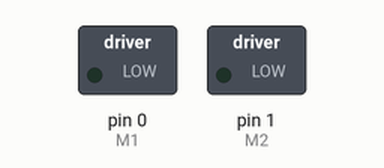
Simulated run of this sketch. Board: Arduino Uno, built with avr-gcc and run on an emulated ATmega328P. Parts: switched loads named in the sketch (green lamp = pin HIGH).

Above: at 1.0 s.
At 3.0 s:
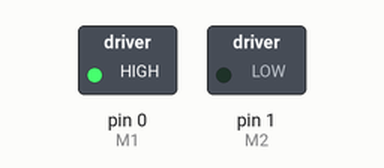
Timing chart, 0 to 5.2 s (numbered marks = the images above):
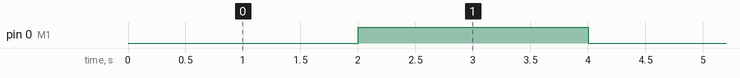

The sketch:

L_2.8.ino
```cpp
// PROGRAMA : PRENDIENDO Y APAGANDO MOTORES
// TIMIBOT

int M1 = 0;
int M2 = 1;

void setup(){

  pinMode(M1, OUTPUT);
  pinMode(M2, OUTPUT);
}

void loop(){

  digitalWrite(M1,LOW);     // apagar motor 1
  //digitalWrite(M2,LOW);
  delay(2000);

  digitalWrite(M1,HIGH);    // encender motor 1
  //digitalWrite(M2,HIGH);
  delay(2000);
}
```

Measured:
- by itself, pin 0 (M1): alternates HIGH for 2.0 s and LOW for 2.0 s
